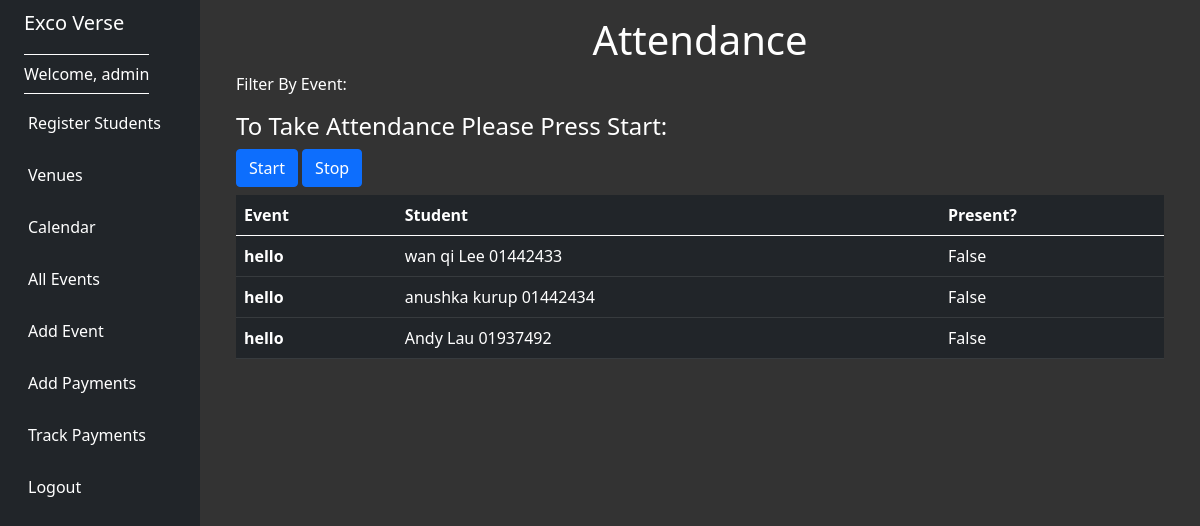
The page /attendance/1/ (signed in) on the database its author committed.
### events/models.py (models this page shows, shortened)
class Attendance(models.Model):
    student = models.ForeignKey(Student, blank=True, null=True, on_delete=models.CASCADE)
    event = models.ForeignKey(Event, blank=True, null=True, on_delete=models.CASCADE)
    present = models.BooleanField(default=False)
    manager = models.CharField('Manager', max_length=120, blank=True)

class Event(models.Model):
    name = models.CharField('Event Name', max_length=120)
    start_event_date = models.DateTimeField('Event Start Date')
    end_event_date = models.DateTimeField('Event End Date')
    venue = models.ForeignKey(Venue, blank=True, null=True, on_delete=models.CASCADE)
    attendees = models.ManyToManyField(Student, blank=True, null=True)
    internal = models.BooleanField(default=False)
    description = models.TextField(blank=True)
    manager = models.CharField('Manager', max_length=120, blank=True)
    def __str__(self):
        return self.name

class Student(models.Model):
    first_name = models.CharField(max_length=30)
    last_name = models.CharField(max_length=30)
    student_id = models.CharField(max_length=30)
    email = models.EmailField('User Email', unique=True)
    mobile_number = models.CharField(max_length=30)
    chat_id= models.CharField(max_length=30, null = True)
    def __str__(self):
        return self.first_name + ' ' + self.last_name + ' ' + self.student_id

### events/views.py (the view)
# urls.py: path('attendance/<str:id>/', views.get_attendance, name='attendance'),
def get_attendance(request,id):
    id = str(id)
    if request.user.is_authenticated:
        username = request.user.username
        print(username)
        print(id)
        manager_list = Attendance.objects.filter(manager=username)
        list1 = manager_list.filter(id=id)
        list2 = Attendance.objects.filter(event__id=id)
        print(list1)
        return render(request,'events/attendance.html',{'attendance_list':list2})

### events/templates/events/attendance.html (shortened to what this page needs)
{% extends 'events/base.html' %}
{% block content %}
<center>
    <h1>Attendance</h1>
</center>
<p>Filter By Event:</p>
 <h4>To Take Attendance Please Press Start:</h4>
 <button class="btn btn-primary" id="startButton" data-attendance-id="{{ attendance.id }}">Start</button>
 <button class="btn btn-primary" id="stopButton"  data-attendance-id="{{ attendance.id }}">Stop</button>
<table class="table table-dark">
    <thead>
        <tr>
            <th scope="col">Event</th>
            <th scope="col">Student</th>
            <th scope="col">Present?</th>
        </tr>
    </thead>
    <tbody>
        {% for attendance in attendance_list %}
        <tr>
            <th scope="row">{{ attendance.event }}</th>
            <td>{{ attendance.student }}</td>
            <td>{{ attendance.present }}</td>
        </tr>
        {% endfor %}
    </tbody>
</table>
{% endblock %}

### events/templates/events/base.html (shortened to what this page needs)
<!doctype html>
<html lang="en">
<head>
  <link href="https://cdn.jsdelivr.net/npm/bootstrap@5.0.2/dist/css/bootstrap.min.css" rel="stylesheet"
>
    <link rel="stylesheet" href="https://cdnjs.cloudflare.com/ajax/libs/fullcalendar/3.10.2/fullcalendar.min.css" />
</head>
<body>
  <div class="container-fluid">
    <div class="row flex-nowrap">
      <div class="col-auto col-md-3 col-xl-2 px-sm-2 px-0 bg-dark">
        <div class="d-flex flex-column align-items-center align-items-sm-start px-3 pt-2 text-white min-vh-100">
          <a href="/" class="d-flex align-items-center pb-3 mb-md-0 me-md-auto text-white text-decoration-none">
            <span class="fs-5 d-none d-sm-inline">Exco Verse</span>
          </a>
          <ul class="nav nav-pills flex-column mb-sm-auto mb-0 align-items-center align-items-sm-start" id="menu">
            {% if user.is_authenticated %}
            <li class="nav-item welcome-item">
              <span class="nav-link align-middle px-0 welcome-text">Welcome, {{ user.username }}</span>
          </li>
            <li class="nav-item">
              <a href="{% url 'add-student' %}" class="nav-link align-middle px-0">
                 <span class="ms-1 d-none d-sm-inline text-white">Register Students</span>
              </a>
            </li>
            <li class="nav-item">
              <a href="{% url 'list-venues' %}" class="nav-link align-middle px-0">
                 <span class="ms-1 d-none d-sm-inline text-white">Venues</span>
              </a>
            </li>
            <li>
            <li class="nav-item">
              <a href="{% url 'events' %}" class="nav-link align-middle px-0">
                 <span class="ms-1 d-none d-sm-inline text-white">Calendar</span>
              </a>
            </li>
            <li class="nav-item">
              <a href="{% url 'list-events' %}" class="nav-link align-middle px-0">
                 <span class="ms-1 d-none d-sm-inline text-white">All Events</span>
              </a>
            </li>
            <li class="nav-item">
              <a href="{% url 'add-event' %}" class="nav-link align-middle px-0">
                 <span class="ms-1 d-none d-sm-inline text-white">Add Event</span>
              </a>
            </li>
            <li class="nav-item">
              <a href="{% url 'payment' %}" class="nav-link align-middle px-0">
                 <span class="ms-1 d-none d-sm-inline text-white">Add Payments</span>
              </a>
            </li>
            <li class="nav-item">
              <a href="{% url 'track_payments' %}" class="nav-link align-middle px-0">
                 <span class="ms-1 d-none d-sm-inline text-white">Track Payments</span>
              </a>
            </li>
            <li class="nav-item">
              <a href="{% url 'logout' %}" class="nav-link align-middle px-0">
                 <span class="ms-1 d-none d-sm-inline text-white">Logout</span>
              </a>
            </li>
          {% endif %}
        </div>
      </div>
      <div class="col py-3">
        <div class="container-fluid">
          {% block content %}
          {% endblock %}
      </div>
      </div>
    </div>
  </div>
  <br>
</body>
</html>

### events/templates/events/base.html (style rules this page uses)
body { background-color: #333; color: white; }
.welcome-text { color: white; }
.welcome-item { position: relative; }
.welcome-item::before, .welcome-item::after { content: ""; position: absolute; width: 100%; height: 1px; background-color: white; }
.welcome-item::before { top: 0; }
.welcome-item::after { bottom: 0; }

### rows shown on the page
Attendance: event "hello", student "wan qi Lee 01442433", present "False"
Attendance: event "hello", student "anushka kurup 01442434", present "False"
Attendance: event "hello", student "Andy Lau 01937492", present "False"

### other values the page prints
{{ user.username }} "admin"
